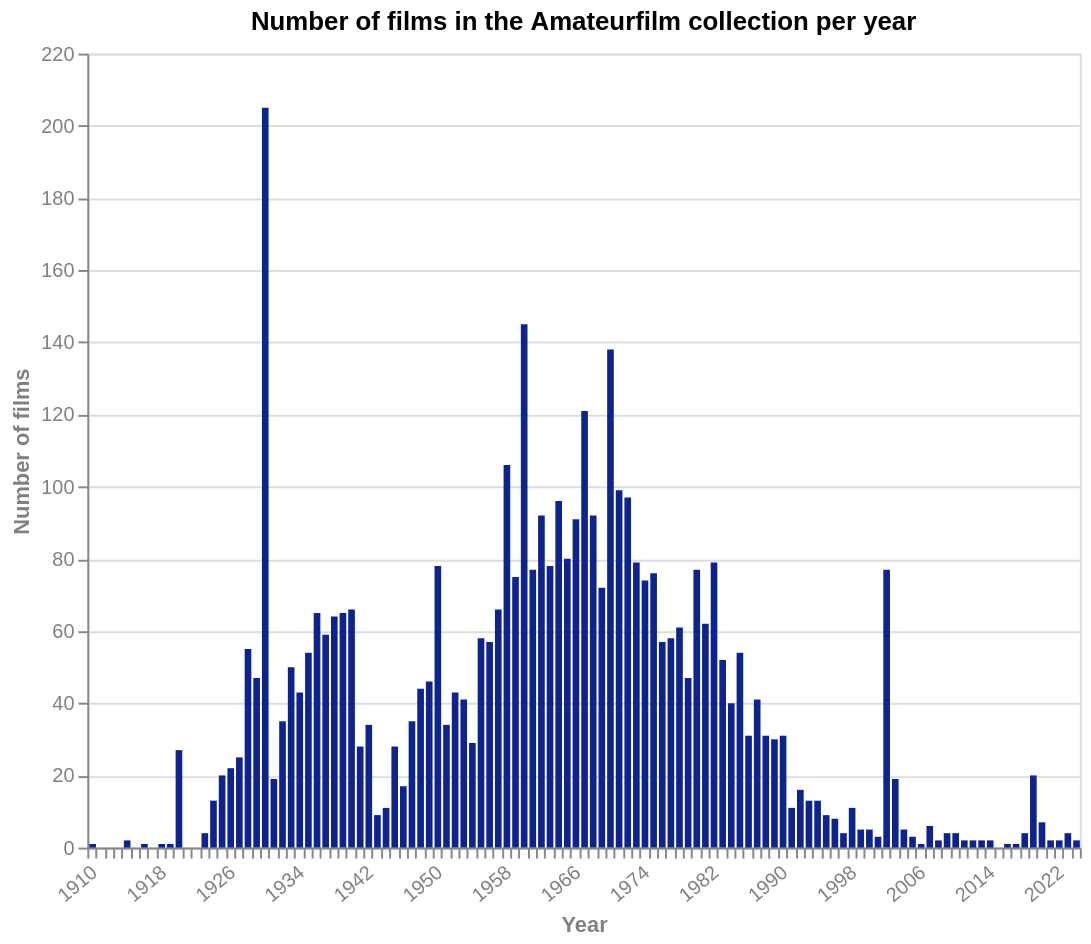

The Vega-Lite source for this figure:
### Vega-Lite specification from a JSON file in a GitHub repository (floating-point values rounded to 4 significant figures)
{"$schema": "https://vega.github.io/schema/vega-lite/v5.json", "title": "Number of films in the Amateurfilm collection per year", "description": "Number of films per year", "width": 500, "height": 400, "data": {"values": [{"Year": "1910", "count": 1}, {"Year": "1911", "count": 0}, {"Year": "1912", "count": 0}, {"Year": "1913", "count": 0}, {"Year": "1914", "count": 2}, {"Year": "1915", "count": 0}, {"Year": "1916", "count": 1}, {"Year": "1917", "count": 0}, {"Year": "1918", "count": 1}, {"Year": "1919", "count": 1}, {"Year": "1920", "count": 27}, {"Year": "1921", "count": 0}, {"Year": "1922", "count": 0}, {"Year": "1923", "count": 4}, {"Year": "1924", "count": 13}, {"Year": "1925", "count": 20}, {"Year": "1926", "count": 22}, {"Year": "1927", "count": 25}, {"Year": "1928", "count": 55}, {"Year": "1929", "count": 47}, {"Year": "1930", "count": 205}, {"Year": "1931", "count": 19}, {"Year": "1932", "count": 35}, {"Year": "1933", "count": 50}, {"Year": "1934", "count": 43}, {"Year": "1935", "count": 54}, {"Year": "1936", "count": 65}, {"Year": "1937", "count": 59}, {"Year": "1938", "count": 64}, {"Year": "1939", "count": 65}, {"Year": "1940", "count": 66}, {"Year": "1941", "count": 28}, {"Year": "1942", "count": 34}, {"Year": "1943", "count": 9}, {"Year": "1944", "count": 11}, {"Year": "1945", "count": 28}, {"Year": "1946", "count": 17}, {"Year": "1947", "count": 35}, {"Year": "1948", "count": 44}, {"Year": "1949", "count": 46}, {"Year": "1950", "count": 78}, {"Year": "1951", "count": 34}, {"Year": "1952", "count": 43}, {"Year": "1953", "count": 41}, {"Year": "1954", "count": 29}, {"Year": "1955", "count": 58}, {"Year": "1956", "count": 57}, {"Year": "1957", "count": 66}, {"Year": "1958", "count": 106}, {"Year": "1959", "count": 75}, {"Year": "1960", "count": 145}, {"Year": "1961", "count": 77}, {"Year": "1962", "count": 92}, {"Year": "1963", "count": 78}, {"Year": "1964", "count": 96}, {"Year": "1965", "count": 80}, {"Year": "1966", "count": 91}, {"Year": "1967", "count": 121}, {"Year": "1968", "count": 92}, {"Year": "1969", "count": 72}, {"Year": "1970", "count": 138}, {"Year": "1971", "count": 99}, {"Year": "1972", "count": 97}, {"Year": "1973", "count": 79}, {"Year": "1974", "count": 74}, {"Year": "1975", "count": 76}, {"Year": "1976", "count": 57}, {"Year": "1977", "count": 58}, {"Year": "1978", "count": 61}, {"Year": "1979", "count": 47}, {"Year": "1980", "count": 77}, {"Year": "1981", "count": 62}, {"Year": "1982", "count": 79}, {"Year": "1983", "count": 52}, {"Year": "1984", "count": 40}, {"Year": "1985", "count": 54}, {"Year": "1986", "count": 31}, {"Year": "1987", "count": 41}, {"Year": "1988", "count": 31}, {"Year": "1989", "count": 30}, {"Year": "1990", "count": 31}, {"Year": "1991", "count": 11}, {"Year": "1992", "count": 16}, {"Year": "1993", "count": 13}, {"Year": "1994", "count": 13}, {"Year": "1995", "count": 9}, {"Year": "1996", "count": 8}, {"Year": "1997", "count": 4}, {"Year": "1998", "count": 11}, {"Year": "1999", "count": 5}, {"Year": "2000", "count": 5}, {"Year": "2001", "count": 3}, {"Year": "2002", "count": 77}, {"Year": "2003", "count": 19}, {"Year": "2004", "count": 5}, {"Year": "2005", "count": 3}, {"Year": "2006", "count": 1}, {"Year": "2007", "count": 6}, {"Year": "2008", "count": 2}, {"Year": "2009", "count": 4}, {"Year": "2010", "count": 4}, {"Year": "2011", "count": 2}, {"Year": "2012", "count": 2}, {"Year": "2013", "count": 2}, {"Year": "2014", "count": 2}, {"Year": "2015", "count": 0}, {"Year": "2016", "count": 1}, {"Year": "2017", "count": 1}, {"Year": "2018", "count": 4}, {"Year": "2019", "count": 20}, {"Year": "2020", "count": 7}, {"Year": "2021", "count": 2}, {"Year": "2022", "count": 2}, {"Year": "2023", "count": 4}, {"Year": "2024", "count": 2}]}, "mark": {"type": "bar", "binSpacing": 1, "tooltip": true}, "encoding": {"x": {"field": "Year", "type": "temporal", "title": "Year", "timeUnit": "year"}, "y": {"field": "count", "type": "quantitative", "title": "Number of films"}, "color": {"value": "#0F238C"}}, "config": {"countTitle": "Count", "axisX": {"labelAngle": -40, "grid": false, "tickCount": {"interval": "year", "step": 1}, "titleColor": "grey", "labelColor": "grey"}, "axisY": {"titleColor": "grey", "labelColor": "grey"}}}
